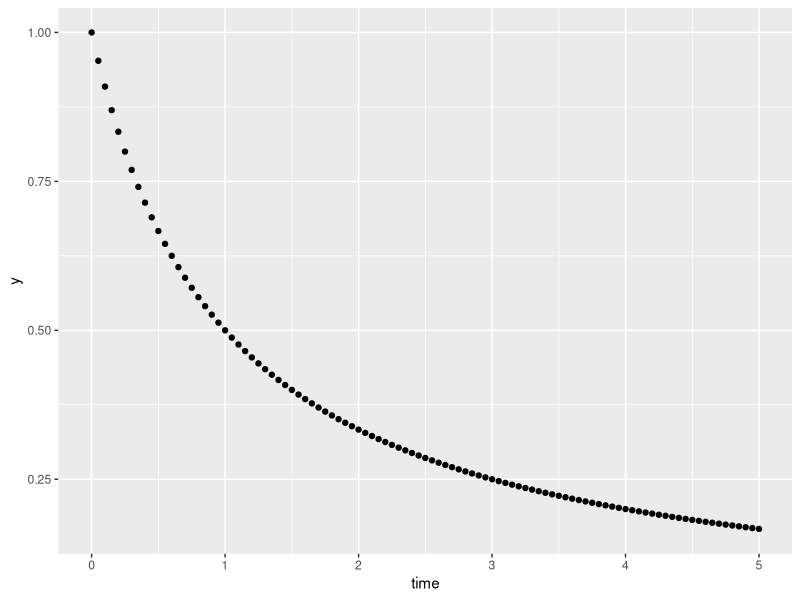

Reproduce this figure in R. (Note: this script raises an error after producing the figure.)
library(deSolve)
library(tidyverse)
library(ggplot2)

a = -1.0

func = function(t, state, p) {
  list(c(p[[1]] * state[["y"]]^2))
}

h = 0.05
times = seq(0, 5, by = h)
y0 = c(y = 1.0)
fout = as_tibble(ode(y = y0, times = times, func = func, parms = c(a))[,])

fout %>% ggplot(aes(time, y)) +
  geom_point()

fout %>% print.data.frame()

value = function(a) {
  y0 = c(y = 1.0)
  sum(ode(y = y0, times = c(head(times, 1), 2.0, tail(times, 1)), func = func, parms = c(a, b))[2:3,"y"])
}

(value(a + .00001) - value(a)) / 0.00001
